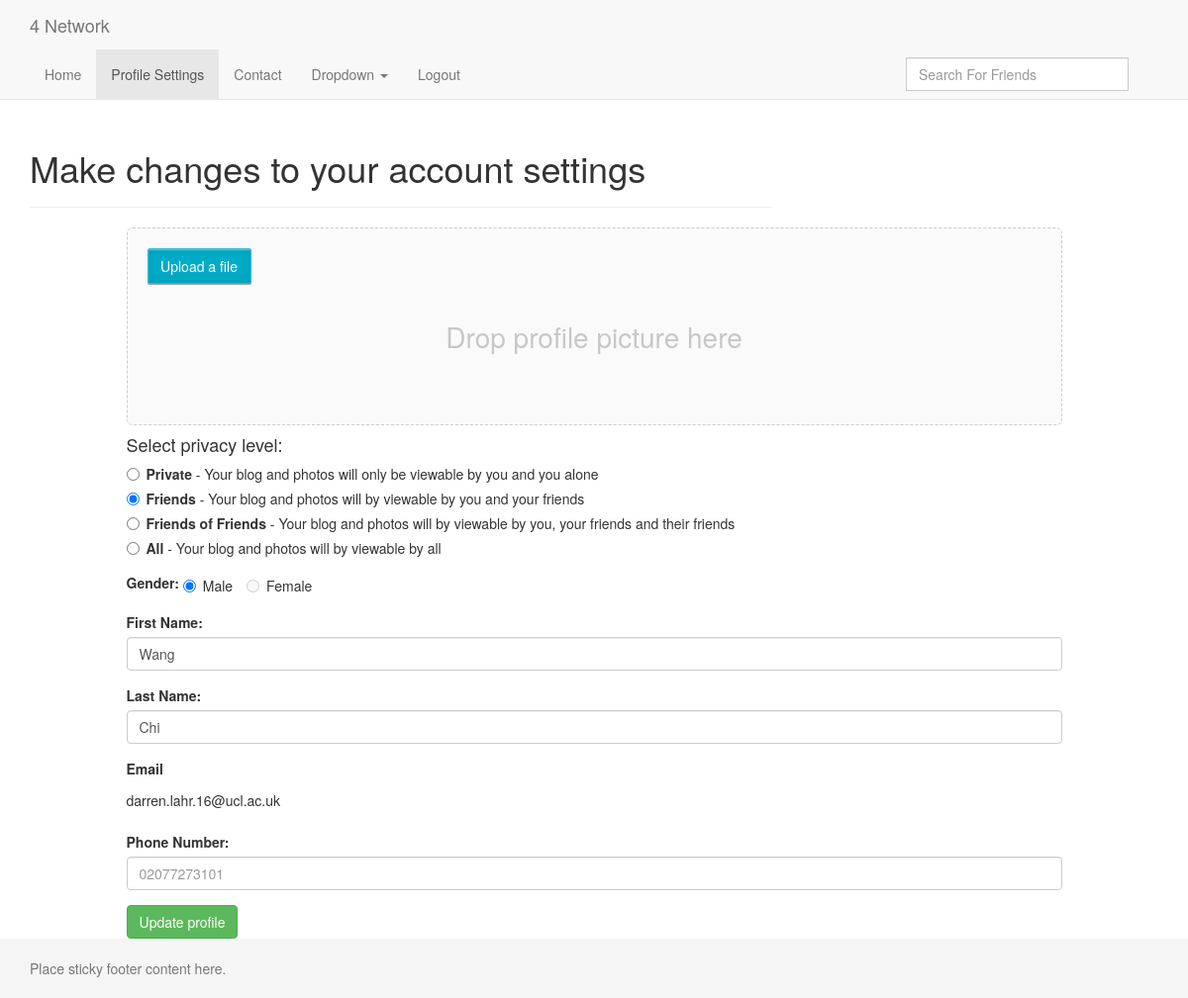
Before: /webpages/profileSettings.php (signed in) with the older database file.
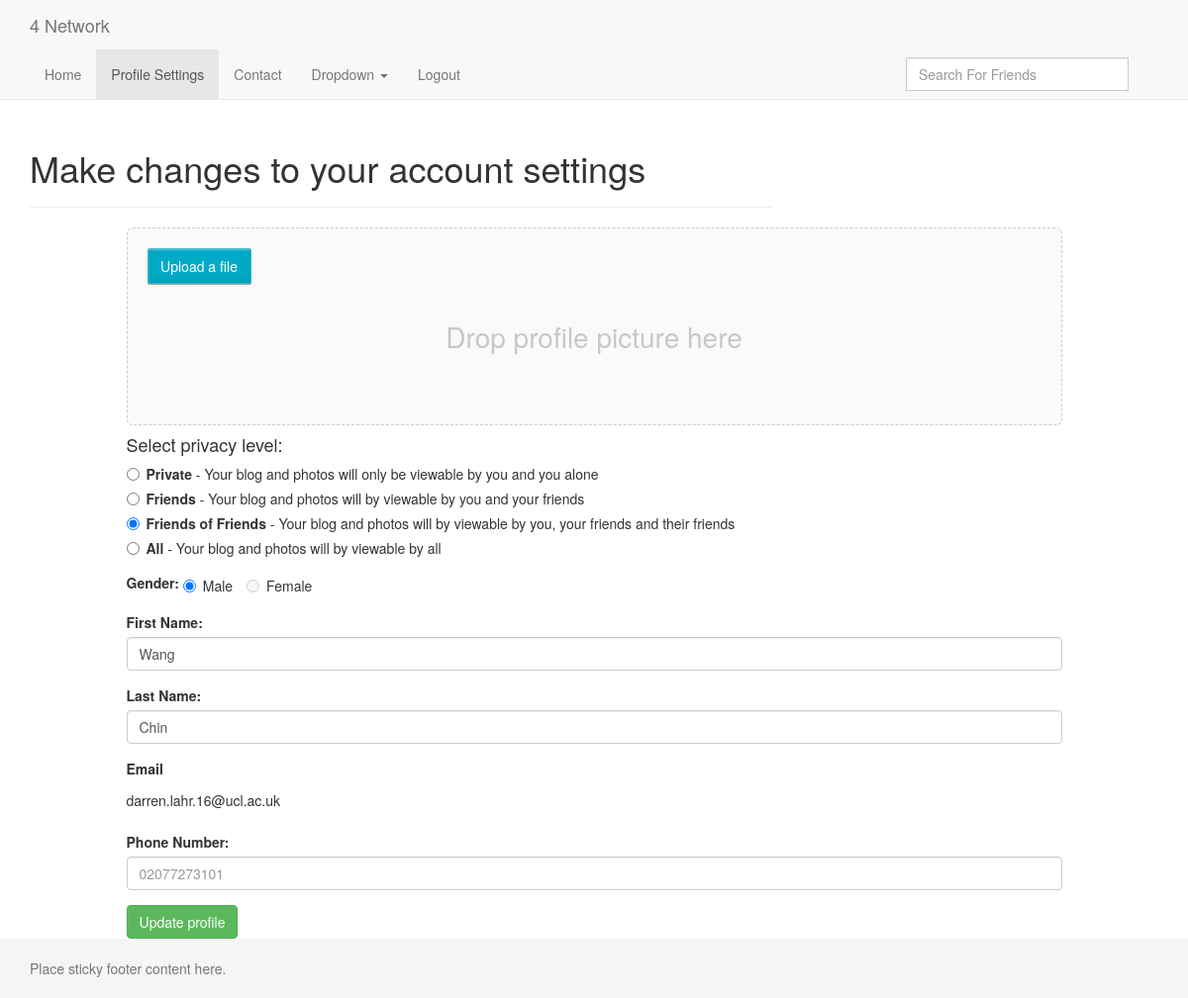
After: the same page with the newer database file.
### tables this page shows
CREATE TABLE `users` (
  `User_id` int(11) NOT NULL,
  `First_name` varchar(20) NOT NULL,
  `Last_name` varchar(20) NOT NULL,
  `Username` varchar(50) NOT NULL,
  `dob` date NOT NULL,
  `Password` mediumtext NOT NULL,
  `Phone` varchar(20) NOT NULL,
  `Gender` varchar(20) NOT NULL,
  `activationToken` mediumtext NOT NULL,
  `activated` tinyint(1) NOT NULL DEFAULT '0',
  `privacysetting` enum('1','2','3','4') NOT NULL DEFAULT '1',
  `profilephoto` text COMMENT 'the location of the user profile will be stored here',
  `Timestamp` timestamp NOT NULL DEFAULT CURRENT_TIMESTAMP ON UPDATE CURRENT_TIMESTAMP
);

### corePHP/functions.php (called while the page is built, shortened)
<?php
function connectToDatabase(){
    $con = mysqli_connect(SERVERNAME,USERNAME,SERVERPASSWORD,DATABASENAME);
    if (mysqli_connect_errno())
    {
        die("Failed to connect to MySQL: " . mysqli_connect_error()) ;
    } else{
        return $con;
    }
}
function pullUserSettings(){
    $con = connectToDatabase();
    $sql = "SELECT First_name, Last_name, Username, Phone, Gender, privacysetting FROM users WHERE User_id = " . $_SESSION['User_id'];
    $result = mysqli_query($con,$sql);
    $userSettings = mysqli_fetch_assoc($result);
    return $userSettings;
}

### webpages/profileSettings.php (the view, shortened to what this page needs)
<?php
require_once($_SERVER['DOCUMENT_ROOT']. "/socialSite/corePHP/functions.php");
$userSettings = pullUserSettings();
$pageTitle = 'profileSettings';
?>
<!DOCTYPE html>
<html lang="en">
  <?php require_once("includes/head.php"); ?>
  <link href="../fine-uploader/fine-uploader-gallery.min.css" rel="stylesheet">
  </head>
  <body>
    <?php require_once("includes/nav.php"); ?>
    <div class="container" style="margin-top:50px">
        <div class="row">
           <div class="col-md-8">
              <div class="page-header">
                <h1>Make changes to your account settings</h1>
              </div>
           </div>
            <div id="profilepic" class="col-md-4">
            </div>
        </div>
      <section class="row">
          <div class="col-md-10 col-md-offset-1">
              <div id="uploader"></div>
          <form method="POST" name="updateSettings">
              <div class="form-group">
                  <h4>Select privacy level:</h4>
                  <div class="radio">
                      <label>
                          <input type="radio" name="optionsPrivacy" id="privacyOption1" value="1" <?php echo (($userSettings['privacysetting']=='1') ? 'checked':''); ?>>
                          <strong>Private</strong> - Your blog and photos will only be viewable by you and you alone
                      </label>
                  </div>
                  <div class="radio">
                      <label>
                          <input type="radio" name="optionsPrivacy" id="privacyOption2" value="2" <?php echo (($userSettings['privacysetting']=='2') ? 'checked':''); ?>>
                          <strong>Friends</strong> - Your blog and photos will by viewable by you and your friends
                      </label>
                  </div>
                  <div class="radio">
                      <label>
                          <input type="radio" name="optionsPrivacy" id="privacyOption3" value="3" <?php echo (($userSettings['privacysetting']=='3') ? 'checked':''); ?>>
                          <strong>Friends of Friends</strong> - Your blog and photos will by viewable by you, your friends and their friends
                      </label>
                  </div>
                  <div class="radio">
                      <label>
                          <input type="radio" name="optionsPrivacy" id="privacyOption4" value="4" <?php echo (($userSettings['privacysetting']=='4') ? 'checked':''); ?>>
                          <strong>All</strong> - Your blog and photos will by viewable by all
                      </label>
                  </div>
              </div>
              <div class="form-group">
                  <label for="genderRatio" autofocus>Gender:</label>
                  <label class="radio-inline "><input type="radio" value="male" required <?php echo (($userSettings['Gender']=='male') ? 'checked':'disabled'); ?>>Male</label>
                  <label class="radio-inline"><input type="radio" value="female" <?php echo (($userSettings['Gender']=='female') ? 'checked':'disabled'); ?>>Female</label>
              </div>
              <div class="form-group">
                  <label for="firstName">First Name:</label>
                  <input type="text" class="form-control" name="firstName" placeholder="First Name" required value="<?php echo $userSettings['First_name'];?>">
              </div>
              <div class="form-group">
                  <label for="lastName">Last Name:</label>
                  <input type="text" class="form-control" name="lastName" placeholder="Last Name" required value="<?php echo $userSettings['Last_name'];?>">
              </div>
              <div class="form-group">
                  <label class="control-label">Email</label>
                  <p class="form-control-static"><?php echo $userSettings['Username'];?></p>
              </div>
              <div class="form-group">
                  <label for="telNumber">Phone Number:</label>
                  <input type="number" class="form-control" id="telNumber" name="Phone" placeholder="02077273101" value="<?php echo $userSettings['Phone'];?>">
              </div>
              <button type="submit" class="btn btn-success" name="updateSettings">Update profile</button>
          </form>
          </div>
      </section>
    </div>
    <footer class="footer">
      <div class="container">
        <p class="text-muted">Place sticky footer content here.</p>
      </div>
    </footer>
  </body>
</html>

### webpages/includes/head.php (shortened to what this page needs)
<link href="../vendor/twbs/bootstrap/dist/css/bootstrap.css" rel="stylesheet">

### webpages/includes/nav.php (shortened to what this page needs)
<nav class="navbar navbar-default navbar-fixed-top">
    <div class="container">
        <div class="navbar-header">
            <a class="navbar-brand" href="#">4 Network</a>
        </div>
        <div id="navbar" class="collapse navbar-collapse">
            <ul class="nav navbar-nav">
                <li <?php if($pageTitle == "index") echo 'class="active"'?>><a href="index.php">Home</a></li>
                <li <?php if($pageTitle == "profileSettings") echo 'class="active"'?>><a href="profileSettings.php">Profile Settings</a></li>
                <li><a href="#contact">Contact</a></li>
                <li class="dropdown">
                    <a href="#" class="dropdown-toggle" data-toggle="dropdown" role="button" aria-haspopup="true" aria-expanded="false">Dropdown <span class="caret"></span></a>
                </li>
                <li><a href="../index.php" class="logOutLink">Logout</a></li>
                <div class="col-md-3 pull-right" id="friendSearchContainer">
                    <form class="navbar-form" role="search">
                        <div class="input-group">
                            <input type="text" size="200" class="form-control" id="friendSearchBox" placeholder="Search For Friends" autocomplete="off">
                        </div>
                    </form>
                </div>
            </ul>
        </div>
    </div>
</nav>

### webpages/profileSettings.php (style rules this page uses)
html { position: relative; min-height: 100%; }
body { margin-bottom: 60px; }
.footer { position: absolute; bottom: 0; width: 100%; height: 60px; background-color: #f5f5f5; }
body > .container { padding: 60px 15px 0; }
.container .text-muted { margin: 20px 0; }
.footer > .container { padding-right: 15px; padding-left: 15px; }

Changed rows visible on the page:
changed users "darren.lahr.16@ucl.ac.uk": privacysetting "☑ Friends - Your blog and photos" → "☐ Friends - Your blog and photos"; privacysetting "☐ Friends of Friends - Your blog" → "☑ Friends of Friends - Your blog"; lastName "Chi" → "Chin"
